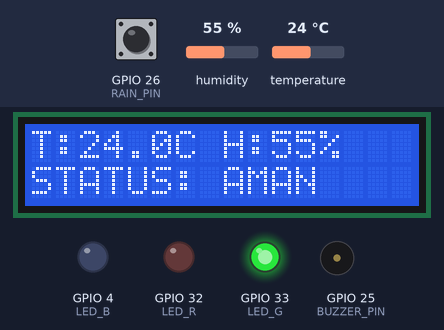
This sketch was run on a simulated ESP32. Parts: 16×2 character LCD, output pins drawn as LEDs (lit = HIGH), buzzer (waves = sounding, pin HIGH). The inputs (shaded band) are chosen by the test bench; at power-on: humidity 55 %, temperature 24 °C, GPIO 26 (RAIN_PIN) HIGH. WiFi joins after 1.5 s; servers stay silent unless stated; what the sketch prints to the serial monitor is not drawn.

Above: at 5.1 s.
5.2 s: humidity set to 69 %
At 9.1 s:
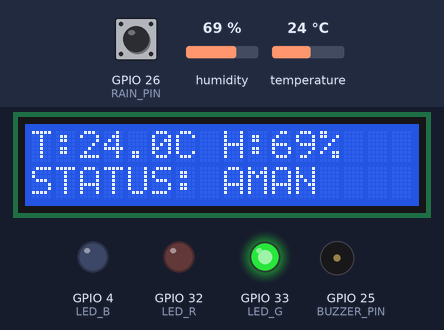
9.4 s: humidity set to 72 %
At 12.2 s:
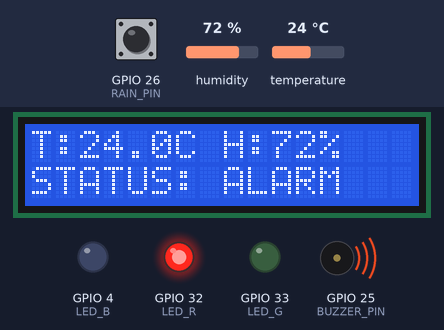
13.4 s: temperature set to 12 °C
At 16.7 s:
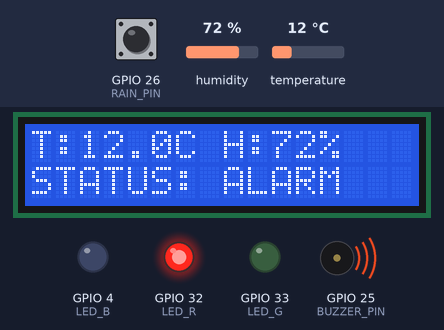
17.4 s: humidity set to 22 %
At 21.0 s:
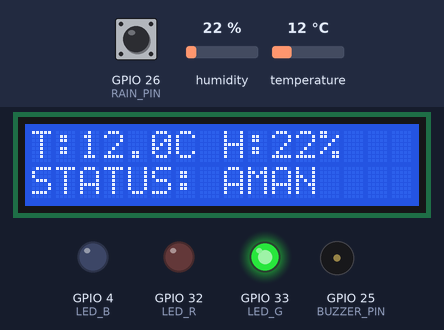
21.4 s: GPIO 26 (RAIN_PIN) pulled LOW for 1 s
At 22.6 s:
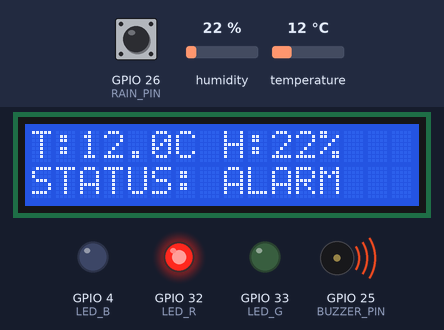
25.4 s: GPIO 26 (RAIN_PIN) pulled LOW for 3.2 s
At 30.8 s:
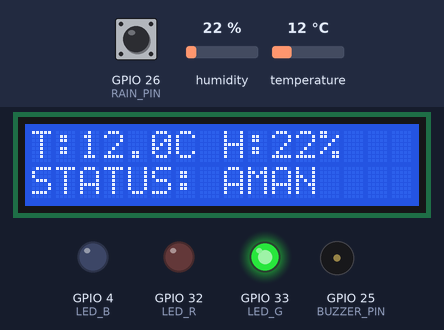
Timing chart, 0 to 32.3 s (numbered marks = the images above; inputs shaded):
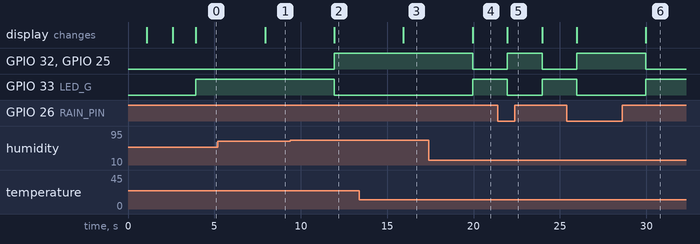

Measured:
- the behaviour switches between 70 and 71 % on humidity (found by bisection; images 1 and 2)
- after the input at 5.2 s, the display: changes after 2.7 s (image 1)
- after the input at 9.4 s, GPIO 32 (LED_R), GPIO 25 (BUZZER_PIN): LOW → HIGH after 2.5 s; GPIO 33 (LED_G): HIGH → LOW after 2.5 s; the display: changes after 2.5 s (image 2)
- after the input at 13.4 s, the display: changes after 2.5 s (image 3)
- after the input at 17.4 s, GPIO 32 (LED_R), GPIO 25 (BUZZER_PIN): HIGH → LOW after 2.5 s; GPIO 33 (LED_G): LOW → HIGH after 2.5 s; the display: changes after 2.5 s (image 4)
- after the input at 21.4 s, GPIO 32 (LED_R), GPIO 25 (BUZZER_PIN): LOW → HIGH after 0.55 s, → LOW 2.0 s later; GPIO 33 (LED_G): HIGH → LOW after 0.55 s, → HIGH 2.0 s later; the display: changes after 0.55 s (image 5)
- after the input at 25.4 s, GPIO 32 (LED_R), GPIO 25 (BUZZER_PIN): LOW → HIGH after 0.57 s, → LOW 4.0 s later; GPIO 33 (LED_G): HIGH → LOW after 0.57 s, → HIGH 4.0 s later; the display: first changes after 0.57 s (image 6 shows a later state)

The sketch:

esp32_monitoring.ino.ino
```cpp
#include <Wire.h>
#include <LiquidCrystal_I2C.h>
#include <DHT.h>
#include <WiFi.h>
#include <WiFiClientSecure.h>
#include <HTTPClient.h>
#include <UniversalTelegramBot.h>

// ================= PIN & CONFIG =================
#define DHT_PIN     14
#define RAIN_PIN    26
#define BUZZER_PIN  25
#define LED_R       32
#define LED_G       33
#define LED_B       4
#define DHTTYPE     DHT22

DHT dht(DHT_PIN, DHTTYPE);
LiquidCrystal_I2C lcd(0x27, 16, 2);

// NOTE: Jika ingin di-upload ke GitHub, disarankan mengganti kredensial ini
// dengan placeholder (misal: "GANTI_WIFI") agar data aman.
const char* ssid     = "ganti nama wifi";
const char* password = "ganti password wifi";

const char* botToken = "ganti token telegram";
const char* chatID   = "ganti chatid telegram";

WiFiClientSecure tgClient;
UniversalTelegramBot bot(botToken, tgClient);

const char* serverURL = "http://gantiserverURLanda";

unsigned long lastWebsite = 0;
unsigned long lastLCD     = 0;
const unsigned long WEBSITE_INTERVAL = 60000; // 1 Menit
const unsigned long LCD_INTERVAL     = 2000;  // 2 Detik

bool alarmNotified = false;

void setup() {
  Serial.begin(115200);
  delay(1000);
  Serial.println("\n--- [STARTUP] ---");

  pinMode(RAIN_PIN, INPUT_PULLUP);
  pinMode(BUZZER_PIN, OUTPUT);
  pinMode(LED_R, OUTPUT);
  pinMode(LED_G, OUTPUT);
  pinMode(LED_B, OUTPUT);

  dht.begin();
  lcd.init();
  lcd.backlight();
  lcd.print("Connecting WiFi...");

  Serial.print("Menghubungkan ke WiFi: ");
  Serial.println(ssid);

  WiFi.begin(ssid, password);

  while (WiFi.status() != WL_CONNECTED) {
    delay(500);
    Serial.print(".");
  }

  Serial.println("\n[INFO] WiFi Terhubung!");
  Serial.print("[INFO] IP Address: ");
  Serial.println(WiFi.localIP());

  lcd.clear();
  lcd.print("WiFi Connected!");
  delay(1000);

  tgClient.setInsecure();
  Serial.println("[INFO] Mengirim notifikasi Online ke Telegram...");
  bot.sendMessage(chatID, "✅ ESP32 SERVER ROOM ONLINE", "");
}

void loop() {
  unsigned long now = millis();

  // 1. BACA SENSOR
  float temp = dht.readTemperature();
  float hum  = dht.readHumidity();
  bool rainAlarm = (digitalRead(RAIN_PIN) == LOW);
  bool dhtError = isnan(temp) || isnan(hum);
  bool alarm = (!dhtError && (temp > 25.5 || hum > 70)) || rainAlarm;

  // DEBUG KE SERIAL (Tiap 5 detik)
  if (now % 5000 < 50) {
    Serial.println("--- STATUS ---");
    Serial.printf("Temp: %.2f C | Hum: %.2f %% | Rain: %s | Alarm: %s\n",
                  temp, hum, rainAlarm ? "AIR" : "KERING", alarm ? "AKTIF" : "AMAN");
  }

  // 2. KIRIM KE WEB SERVER
  if (now - lastWebsite > WEBSITE_INTERVAL) {
    Serial.println("[WEB] Mencoba mengirim data ke server...");
    if (WiFi.status() == WL_CONNECTED) {
      HTTPClient http;
      String url = String(serverURL) + "?temp=" + String(temp, 1) +
                   "&hum=" + String(hum, 0) +
                   "&rain=" + String(rainAlarm ? 0 : 1) +
                   "&alarm=" + String(alarm ? 1 : 0);

      http.begin(url);
      int httpCode = http.GET();

      if (httpCode > 0) {
        Serial.print("[WEB] Server Response: ");
        Serial.println(httpCode);
      } else {
        Serial.print("[WEB] ERROR: ");
        Serial.println(http.errorToString(httpCode).c_str());
      }
      http.end();
    } else {
      Serial.println("[WEB] Gagal: WiFi Terputus");
    }
    lastWebsite = now;
  }

  // 3. TELEGRAM NOTIFICATION (Alarm logic)
  if (alarm && !alarmNotified) {
    Serial.println("[TELEGRAM] Mengirim alert...");
    bot.sendMessage(chatID, "🚨 ALERT! Suhu/Hujan terdeteksi di Server Room!", "");
    alarmNotified = true;
  } else if (!alarm && alarmNotified) {
    Serial.println("[TELEGRAM] Mengirim notifikasi aman...");
    bot.sendMessage(chatID, "✅ Kondisi Server Room Kembali Normal", "");
    alarmNotified = false;
  }

  // 4. LCD & LED UPDATE
  if (now - lastLCD > LCD_INTERVAL) {
    lcd.setCursor(0,0);
    lcd.print("T:" + String(temp,1) + "C H:" + String(hum,0) + "%  ");
    lcd.setCursor(0,1);
    lcd.print(alarm ? "STATUS: ALARM   " : "STATUS: AMAN    ");

    digitalWrite(LED_R, alarm);
    digitalWrite(LED_G, !alarm);
    digitalWrite(BUZZER_PIN, alarm);

    lastLCD = now;
  }

  delay(20);
}
```
